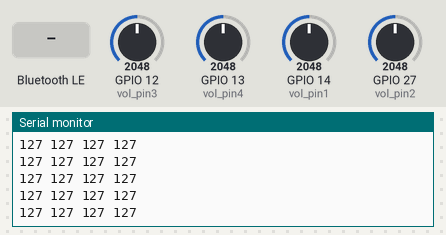
Bench run of a sketch on a simulated ESP32. On the bench: the last lines printed to the serial monitor. The inputs (shaded band) are chosen by the test bench; at power-on: GPIO 12 (vol_pin3) = 2048, GPIO 13 (vol_pin4) = 2048, GPIO 14 (vol_pin1) = 2048, GPIO 27 (vol_pin2) = 2048. Nothing arrives over Bluetooth unless stated; a phone connects over Bluetooth LE 3 s after start.

Above: at 1.2 s.
1.3 s: Bluetooth LE write "1" received
2.8 s: GPIO 12 (vol_pin3) set to 2866
At 2.84 s:
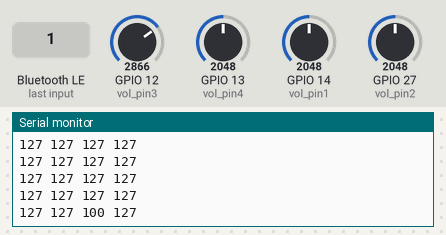
4.3 s: GPIO 13 (vol_pin4) set to 2866
At 4.35 s:
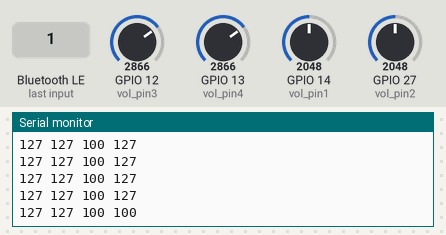
5.8 s: GPIO 14 (vol_pin1) set to 2866
At 5.86 s:
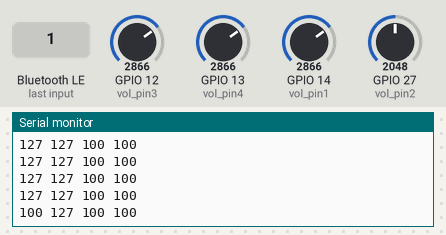
7.3 s: GPIO 27 (vol_pin2) set to 2866
At 7.38 s:
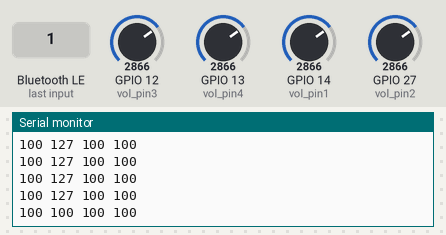

Measured:
- after the input at 2.8 s, the serial monitor: prints a new line at once (image 1)
- after the input at 4.3 s, the serial monitor: prints a new line after 0.05 s (image 2)
- after the input at 5.8 s, the serial monitor: prints a new line after 0.06 s (image 3)
- after the input at 7.3 s, the serial monitor: prints a new line after 0.07 s (image 4)

The sketch:

BLE_Test_Write.ino
```cpp
 /*
    Based on Neil Kolban example for IDF: https://github.com/nkolban/esp32-snippets/blob/master/cpp_utils/tests/BLE%20Tests/SampleWrite.cpp
    Ported to Arduino ESP32 by Evandro Copercini
*/

#include <BLEDevice.h>
#include <BLEUtils.h>
#include <BLEServer.h>
#include <stdint.h>

// See the following for generating UUIDs:
// https://www.uuidgenerator.net/

#define SERVICE_UUID        "f7355c47-0b31-0360-4a2a-8d50c12be45a"
#define CHARACTERISTIC_UUID "beb5483e-36e1-4688-b7f5-ea07361b26a8"
#define CHARACTERISTIC_UUID2 "beb5483e-36e1-4688-b7f5-ea07361b26a9"
#define CHARACTERISTIC_UUID3 "beb5483e-36e1-4688-b7f5-ea07361b26b1"
#define CHARACTERISTIC_UUID4 "beb5483e-36e1-4688-b7f5-ea07361b26b2"

const int vol_pin1 = 14;//圧力センサ用アナログピン
const int vol_pin2 = 27;//変更　もともとは15
const int vol_pin3 = 12;
const int vol_pin4 = 13;

int deviceConnected = false;

char sensorValues[20];

void changeUUID(BLEUUID newUUID);

class MyCallbacks: public BLECharacteristicCallbacks {
    void onConnect(BLEServer* pServer) {
      deviceConnected = true;
      Serial.println("device connected");
    };

    void onDisconnect(BLEServer* pServer) {
      deviceConnected = false;
      Serial.println("device disconnected");
    }
    void onWrite(BLECharacteristic *pCharacteristic) {
      std::string value = pCharacteristic->getValue();

      if (value.length() > 0) {
        Serial.print("*********");
        Serial.print(value.c_str());
        Serial.print("-");
        Serial.print(atoi(value.c_str()));
        Serial.print("-");
        if (atoi(value.c_str()) == 1)
        {
          //digitalWrite(LED_PIN,HIGH);
          //Serial.print("LEDON");
        }
        else
        {
          //digitalWrite(LED_PIN,LOW);
          //Serial.print("LEDOFF");
        }

        Serial.println("*********");
      }
    }
};

//characteristics定義
BLECharacteristic *pCharacteristic;
BLECharacteristic *pCharacteristic2;
BLECharacteristic *pCharacteristic3;
BLECharacteristic *pCharacteristic4;

void setup() {
  Serial.begin(115200);
  Serial.println("1- Download and install an BLE scanner app in your phone");
  Serial.println("2- Scan for BLE devices in the app");
  Serial.println("3- Connect to MyESP32");
  Serial.println("4- Go to CUSTOM CHARACTERISTIC in CUSTOM SERVICE and write something");
  Serial.println("5- See the magic =)");
  // changeUUID関数の呼び出し例
  BLEUUID newUUID = BLEUUID("6bbc26aa-058c-4ce5-88c4-5746bb8eb16a");
  changeUUID(newUUID);

  BLEDevice::init("BLE_DEVICE");
  BLEServer *pServer = BLEDevice::createServer();

  BLEService *pService = pServer->createService(SERVICE_UUID);

  pCharacteristic = pService->createCharacteristic(
                      CHARACTERISTIC_UUID,
                      BLECharacteristic::PROPERTY_READ |
                      BLECharacteristic::PROPERTY_WRITE |
                      BLECharacteristic::PROPERTY_NOTIFY
                    );


  pCharacteristic2 = pService->createCharacteristic(
                       CHARACTERISTIC_UUID2,
                       BLECharacteristic::PROPERTY_READ |
                       BLECharacteristic::PROPERTY_WRITE |
                       BLECharacteristic::PROPERTY_NOTIFY
                     );

  pCharacteristic3 = pService->createCharacteristic(
                       CHARACTERISTIC_UUID3,
                       BLECharacteristic::PROPERTY_READ |
                       BLECharacteristic::PROPERTY_WRITE |
                       BLECharacteristic::PROPERTY_NOTIFY
                     );

  pCharacteristic4 = pService->createCharacteristic(
                       CHARACTERISTIC_UUID4,
                       BLECharacteristic::PROPERTY_READ |
                       BLECharacteristic::PROPERTY_WRITE |
                       BLECharacteristic::PROPERTY_NOTIFY
                     );

  pCharacteristic->setCallbacks(new MyCallbacks());

  pCharacteristic->setValue("Hello World");
  pService->start();

  BLEAdvertising *pAdvertising = pServer->getAdvertising();
  pAdvertising->start();


}
int prevVal = LOW;
void loop() {
  // put your main code here, to run repeatedly:

  int sensorValue = analogRead(vol_pin1);
  int sensorValue2 = analogRead(vol_pin2);
  int sensorValue3 = analogRead(vol_pin3);
  int sensorValue4 = analogRead(vol_pin4);

  int convertValue = mapToRange(sensorValue);
  int convertValue2 = mapToRange(sensorValue2);
  int convertValue3 = mapToRange(sensorValue3);
  int convertValue4 = mapToRange(sensorValue4);


  Serial.print(convertValue);
  Serial.print(" ");
  Serial.print(convertValue2);
  Serial.print(" ");
  Serial.print(convertValue3);
  Serial.print(" ");
  Serial.println(convertValue4);

  //Serial.println(SERVICE_UUID );
  pCharacteristic->setValue((uint8_t*)&convertValue, 4);

  //pCharacteristic->notify();
  //sendCombinedValues(convertValue, convertValue2);
  sendValues(convertValue, convertValue2, convertValue3, convertValue4);
  delay(100);


}

int mapToRange(int value) {
  float inputMin = 4095.0;
  float inputMax = 2500.0;
  float outputMin = -127.0;
  float outputMax = 127.0;
  float a = 0.00015;

  int normalizedValue = (value - inputMin);
  float mappedValue =  a * pow(normalizedValue, 2) + outputMin;
  if (mappedValue > 127) {
    mappedValue = 127;
  }
  return round(mappedValue);
}

void changeUUID(BLEUUID newUUID) {
  BLEAdvertisementData data;
  BLEDevice::getAdvertising()->stop(); // 広告を停止
  data.setFlags(0x6); // フラグの設定（具体的な意味は不明）
  data.setCompleteServices(newUUID);
  BLEAdvertising* pAdvertising = BLEDevice::getAdvertising(); // Advertisingオブジェクトを取得
  pAdvertising->setAdvertisementData(data);
  pAdvertising->start(); // 広告を開始
  Serial.println("reset");
}

void sendValues(int value1, int value2, int value3, int value4) {
  pCharacteristic->setValue((uint8_t*)&value1, sizeof(value1));
  pCharacteristic->notify();

  pCharacteristic2->setValue((uint8_t*)&value2, sizeof(value2));
  pCharacteristic2->notify();

  pCharacteristic3->setValue((uint8_t*)&value3, sizeof(value3));
  pCharacteristic3->notify();

  pCharacteristic4->setValue((uint8_t*)&value4, sizeof(value4));
  pCharacteristic4->notify();

}


/*
  void sendCombinedValues(int val1, int val2) {
  byte buffer[2];
  buffer[0] = val1;
  buffer[1] = val2;
  pCharacteristic->setValue(buffer, sizeof(buffer));
  //memcpy(buffer, &val1, sizeof(val1));
  //memcpy(buffer + sizeof(val1), &val2, sizeof(val2));
  //pCharacteristic->setValue(buffer, sizeof(buffer));
  pCharacteristic->notify();
  }
*/
```
